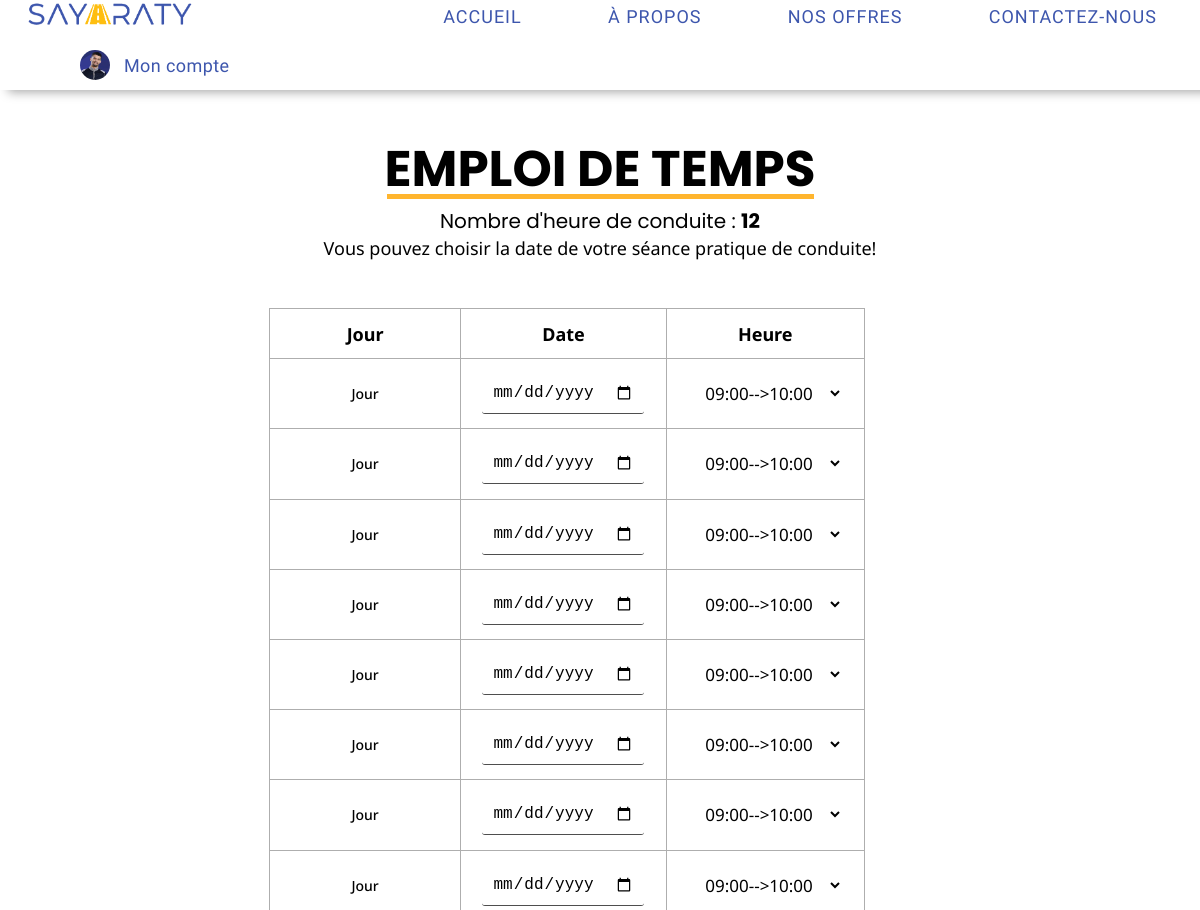
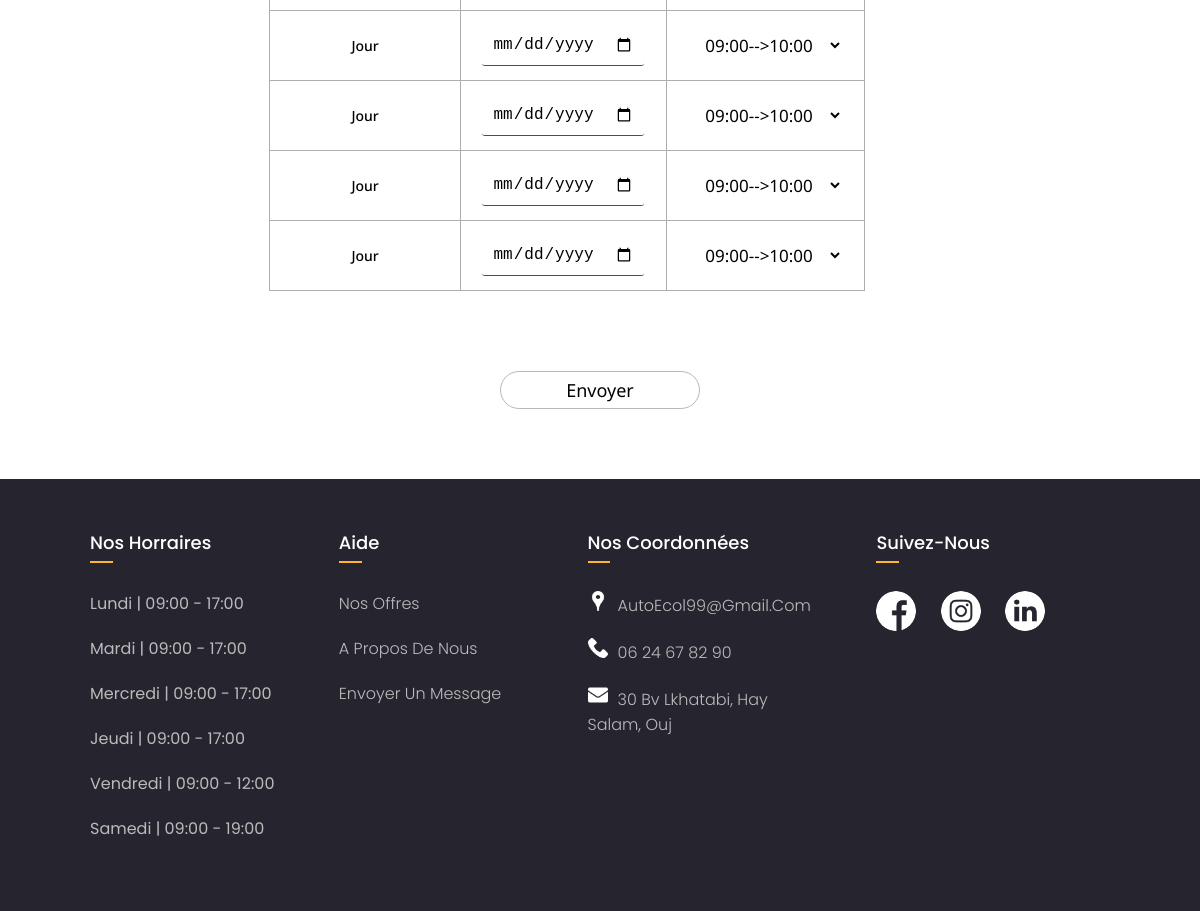
Page /Candidat/EmploiTemps.php (signed in) on the committed database (2 pictures, top to bottom).
### tables this page shows
CREATE TABLE `candidat` (
  `Login_candidat` varchar(30) NOT NULL,
  `Password` varchar(200) DEFAULT NULL,
  `Nom` varchar(30) DEFAULT NULL,
  `Email_candidat` varchar(30) DEFAULT NULL,
  `Sexe_candidat` varchar(6) DEFAULT NULL,
  `Num_telephone` varchar(15) DEFAULT NULL,
  `Num_CIN_candidat` varchar(10) DEFAULT NULL,
  `Date_de_naissance` date DEFAULT NULL,
  `Date_d_inscription` date DEFAULT NULL,
  `Prix_payer` double DEFAULT NULL,
  `Nb_heures` int(11) DEFAULT NULL,
  `Statut` tinyint(1) DEFAULT NULL,
  `PHOTO` varchar(100) DEFAULT NULL,
  `Adresse` varchar(100) DEFAULT NULL
);

### Candidat/EmploiTemps.php (the view, shortened to what this page needs)
<?PHP
  require("../PHP/Connexion_BD.php");
  echo'
<!DOCTYPE HTML>
<HTML>
	<HEAD>
    <meta CHAESET="UTF-8">
    <meta http-equiv="X-UA-Compatible" content="ie=edge">
    <meta name="viewport" content="width=device-width, initial-scale=1.0">
		<TITLE>Sayarty - Espace Candidat</TITLE>
    <link rel="icon" href="../IMG/SAYARATY_Icon.png">
		<link rel="stylesheet" href="../CSS/style-index.css">
		<link rel="stylesheet" href="../CSS/style-candidat.css">
		<link rel="stylesheet" href="../CSS/style-contacter.css">
		<link rel="stylesheet" href="../CSS/style-Emploi.css">
    <link rel="preconnect" href="https://fonts.googleapis.com">
    <link rel="preconnect" href="https://fonts.gstatic.com" crossorigin>
    <link href="https://fonts.cdnfonts.com/css/monument-extended" rel="stylesheet">
    <link rel="stylesheet" href="https://cdnjs.cloudflare.com/ajax/libs/font-awesome/6.3.0/css/all.min.css"/>
    <link href="//db.onlinewebfonts.com/c/9563028603929a5ec058577b3fb5520a?family=Whipsmart" rel="stylesheet">
    <link href="//db.onlinewebfonts.com/c/55d433372d270829c51e2577a78ef12d?family=Monument+Extended" rel="stylesheet" type="text/css">
    <link href="https://fonts.googleapis.com/css2?family=Poppins:wght@100;200;300;400;500;600;700;800;900&family=Noto+Sans:wght@100;200;300;400;500;600;700;800;900&family=Montserrat:wght@100;200;300;400;500;600;700;800;900&family=Roboto:ital,wght@0,100;0,300;0,500;0,700;1,100;1,300;1,400;1,500;1,700;1,900&family=Secular+One&display=swap" rel="stylesheet">
  </HEAD>
	<BODY>';
    include("CandidatHeader.php");
  echo'
    <DIV class="tableContainer">
      <DIV class="Title">
        <h1 class="TheHeader">Emploi de temps</h1>';
        $query = "SELECT nb_heures FROM CANDIDAT where login_candidat='".$_SESSION["login"]."'";
        $ligne = mysqli_fetch_row(mysqli_query($connect,$query));
        echo'
        <p class="Sentence">
            Nombre d\'heure de conduite : <b>'.$ligne[0].'</b><BR>
            ';
            if($ligne[0]!=0){
              echo'<p style=" font:400 18px \'Noto Sans\';text-transform:Initial;">Vous pouvez choisir la date de votre séance pratique de conduite!</P >';
            }
            else{
              echo '<p style=" font:400 18px \'Noto Sans\';text-transform:Initial;">Il faut que vous viendrez chez l\'école pour payez votre heure de conduite';
            }
            echo '</p>
      </DIV>';
        if($ligne[0]!=0){
          $query = "SELECT Jour,Date,Heure,Valide FROM SEANCE WHERE id_candidat='".$_SESSION["login"]."'";$lignes=[];
          $query = "SELECT Nb_heures FROM CANDIDAT WHERE login_candidat='".$_SESSION["login"]."'";
          $nb_heures = mysqli_fetch_row(mysqli_query($connect,$query));
          echo'
            <FORM name="formulaire" METHOD="POST" ACTION="EmploiTemps.php">
            <DIV class="Tab">
            <TABLE CELLSPACING=0>
              <tr>
                <th>Jour</th>
                <th>Date</th>
                <th>Heure</th>
              </tr>
              <SCRIPT>
                let option;
              </SCRIPT>
              ';
                for($i=0,$t=0;$i<$nb_heures[0];$i++,$t++){
                  if($i<sizeof($lignes)){
                    echo'
                      <tr name="row'.$i.'" >
                        <td  name="Jour'.$i.'">'.$lignes[$i][0].'</td>
                        <td>
                          <input type="date" name="Date'.$i.'" value="'.$lignes[$i][1].'"><BR>
                          <span name="error"></span>
                        </td>
                        <td>
                          <SELECT name="Heure'.$i.'">
                            <OPTION name="9:00-10:00" VALUE="9:00-10:00">09:00-->10:00</OPTION>
                            <OPTION name="10:00-11:00" VALUE="10:00-11:00">10:00-->11:00</OPTION>
                            <OPTION name="11:00-12:00" VALUE="11:00-12:00">11:00-->12:00</OPTION>
                            <OPTION name="12:00-13:00" VALUE="12:00-13:00">12:00-->13:00</OPTION>
                          </SELECT>
                          <SCRIPT>
                            option = "'.$lignes[$i][2].'";
                            document.formulaire.Heure'.$i.'.options.namedItem(option).selected = true;
                            console.log('.sizeof($lignes).');
                          </SCRIPT>
                        </td>
                      </tr>
                    ';
                  }
                  else{
                    echo'
                      <tr>
                        <td name="Jour'.$i.'">Jour</td>
                        <td>
                          <input type="Date" name="Date'.$i.'"><br>
                          <span name="error"></span>
                        </td>
                        <td>
                          <SELECT name="Heure'.$i.'">
                            <OPTION name="9:00-10:00" VALUE="9:00-10:00">09:00-->10:00</OPTION>
                            <OPTION name="10:00-11:00" VALUE="10:00-11:00">10:00-->11:00</OPTION>
                            <OPTION name="11:00-12:00" VALUE="11:00-12:00">11:00-->12:00</OPTION>
                            <OPTION name="12:00-13:00" VALUE="12:00-13:00">12:00-->13:00</OPTION>
                          </SELECT>
                        </td>
                      </tr>
                    ';
                  }
                }
              echo'
            </TABLE>';
            echo'
            </DIV>
            <SPAN name="Conf" class="confirmation"></SPAN>
            <div class="submit">
              <input name="submit-button" type="submit" value="Envoyer">
            </div>
          </FORM>';
        }
        echo'
    </DIV>';
      include("CandidatFooter.php");
    echo '</HTML>';
?>

### Candidat/CandidatHeader.php
<?PHP
echo'
<header>
      <a href="index.php"><img src="../IMG/SAYARATY_LOGO.png"></a>
      <UL class="Nav">
        <LI class = "item1"><a href="index.php">ACCUEIL</a></LI>
        <LI class = "item2"><a href="../Accueil/A-propos.php">&Agrave PROPOS</a></LI>
        <LI class = "item3"><a href="../Accueil/Nos-offres.php">NOS OFFRES</a></LI>
        <LI class = "item4"><a href="../Accueil/Contactez-nous.php">CONTACTEZ-NOUS</a></LI>
      </UL>';
      $query = "SELECT PHOTO,STATUT FROM Candidat WHERE Login_candidat='".$_SESSION["login"]."'";
      $ligne = mysqli_fetch_row(mysqli_query($connect,$query));
      if($ligne!=null){
      echo '
      <span class="mon-compte" onclick="toggleMenu()"><img src="'.$ligne[0].'" class="user-pic"> <span>Mon compte</span></span>
      <div class="sub-menu-wrap" id="subMenu">
        <div class="sub-menu">
          <div class="user-info">
            <img src="'.$ligne[0].'" class="user-pic">
            <h2>'.$_SESSION["login"].'</h2>
            <hr>
            <a href="ModifierProfil.php" class="sub-menu-link">
              <img src="../IMG/modify.png" alt="">
              <P>Modifier Profil</P>
            </a>
            <a href="CoursQest.php" class="sub-menu-link">
              <img src="../IMG/cours.png" alt="">
              <P>Cours & Questionnaire</P>
            </a>
            <a href="EmploiTemps.php" class="sub-menu-link">
              <img src="../IMG/calendar.png" alt="">
              <P>Emploi du temps</P>
            </a>
            <a href="DonnerAvis.php" class="sub-menu-link">
              <img src="../IMG/star.png" alt="">
              <P>Donner mon avis</P>
            </a>
            <a href="../PHP/Deconnexion.php" class="sub-menu-link">
              <img src="../IMG/logout.png" style="padding : 0px 0px 0px 4px; width : 26px" alt="">
              <P>D&eacute;connexion</P>
            </a>
          </div>
        </div>
      </div>
</header>';
      }
      else{
        header("location:../");
      }
?>

### Candidat/CandidatFooter.php (shortened to what this page needs)
<footer>
      <DIV class="FooterContainer">
        <DIV class="Footer-col">
          <h4>Nos Horraires</h4>
          <UL class="Horraire" style="color : #bbb;">
            <LI>Lundi | 09:00 - 17:00</LI>
            <LI>Mardi | 09:00 - 17:00</LI>
            <LI>Mercredi | 09:00 - 17:00</LI>
            <LI>Jeudi | 09:00 - 17:00</LI>
            <LI>Vendredi | 09:00 - 12:00</LI>
            <LI>Samedi | 09:00 - 19:00</LI>
          </UL>
        </DIV>
        <DIV class="Footer-col">
          <h4>aide</h4>
          <UL class="Aide">
            <LI><A HREF="../Accueil/Nos-offres.php">Nos offres</A></LI>
            <LI><A HREF="../Accueil/A-propos.php">A Propos de nous</A></LI>
            <LI><A HREF="../Accueil/Contactez-nous.php">Envoyer un message</A></LI>
          </UL>
        </DIV>
        <DIV class="Footer-col">
          <h4>Nos coordonnées</h4>
          <UL class="coordonnees">
              <?PHP
                $queryAdmin = "SELECT Email,num_telephone_admin,adresse FROM administrateur";
                $values = mysqli_fetch_row(mysqli_query($connect,$queryAdmin));
                echo'
                  <LI><img src = "../IMG/map.png" class = "cor"><A HREF="">'.$values[0].'</A></LI>
                  <LI><img src = "../IMG/phone-call.png" class="cor"><A HREF="">'.$values[1].'</A></LI>
                  <LI><img src = "../IMG/email.png" class="cor"><A HREF="">'.$values[2].'</A></LI>
                ';
              ?>
            </UL>
        </DIV>
        <DIV class="Footer-col">
          <h4>suivez-nous</h4>
          <DIV class="SocialMedia">
            <a href="#"> <img src="../IMG/facebook.png" alt=""></a>
            <a href="#"> <img src="../IMG/instagram.png" alt=""></a>
            <a href="#"> <img src="../IMG/linkedin.png" alt=""></a>
          </DIV>
        </DIV>
      </DIV>
  </footer>

### CSS/style-index.css (style rules this page uses)
* { margin:0; padding:0; text-decoration: none; }
header { top:0; position:fixed; z-index: 3; display:flex; width:100%; height:80px; flex-wrap:wrap; align-items:center; justify-content: space-between; align-content: flex-end; padding-bottom: 10px; background-color: rgb(255, 255, 255); box-shadow: 10px 0px 10px 2px rgba(0,0,0,0.35); }
header img { width:200px; margin-left:10px; }
.Nav { font:400 18px "Secular One"; width: 800px; display:inline-flex; justify-content: space-around; list-style: none; }
.Nav LI a { color:#3D56AD; letter-spacing: 1px; position:relative; display: block; }
.Nav LI a::after { content:''; position: absolute; background-color:#febe10; height:3px; width:100%; left:0; bottom:-5px; transform:scaleX(0); transform-origin: center; transition:all 250ms ease-in; }
.FooterContainer { font-family: 'Poppins', sans-serif; display: flex; flex-wrap: wrap; background-color: #26252f; flex-direction: row; padding: 50px 80px; }
.FooterContainer UL { list-style: none; }
.Footer-col:last-of-type { margin-left:40px; }
.Footer-col { width: 22%; padding: 0 10px; }
.Footer-col h4 { font-size: 18px; color: #ffffff; text-transform: capitalize; margin-bottom: 35px; font-weight: 500; position: relative; }
.Footer-col h4::before { content: ''; position: absolute; left:0; bottom: -7px; background-color: #ffb52e!important; height: 2px; box-sizing: border-box; width: 10%; }
.Footer-col ul li:not(:last-child) { margin-bottom: 10px; }
.Footer-col ul li { margin :20px 0 ; }
.Footer-col ul li a { font-size: 16px; text-transform: capitalize; text-decoration: none; font-weight: 300; color: #bbbbbb; display: inline; transition: all 0.3s ease; }
.Footer-col .SocialMedia a { display: inline-block; height: 40px; width: 40px; background-color:#26252f; margin:0 20px 0 0; text-align: center; line-height: 40px; border-radius: 50%; color: #ffffff; transition: all 0.5s ease; }
.Footer-col .SocialMedia img { display: inline-block; height: 40px; width: 40px; text-align: center; line-height: 40px; border-radius: 50%; color: #ffffff; transition: all 0.5s ease; }

### CSS/style-candidat.css (style rules this page uses)
.user-pic { display:flexbox; border-radius:50%; object-fit:cover; object-position: top; cursor:pointer; margin-left: 80px; }
.user-pic { width: 30px; height:30px; }
Header span { flex-wrap: wrap; display:flex; align-items: center; justify-content: center; cursor:pointer; }
header span span { display: flex; flex-wrap: wrap; text-align: center; margin:0; padding:0; color:#3D56AD; font:18px 'Secular One'; letter-spacing: 0.4px; margin-left: 14PX; margin-right: 66px; }
.mon-compte { position: relative; }
.mon-compte::after { content:''; position: absolute; background-color:#febe10; height:3px; width:500px; right:-108px; bottom:-29px; transform:scaleX(0); transform-origin: center; transition:all 250ms ease-in; }

### CSS/style-Emploi.css (style rules this page uses)
.tableContainer { display:flex; flex-direction: column; flex-wrap: wrap; justify-content: center; align-items: center; width:92%; gap:3em; margin:10px auto; margin-bottom: 70px; }
SELECT { padding:2px 14px; font:400 17px 'Noto Sans'; border:0px; background-color: transparent; }
.confirmation { display:flex; justify-content: center; align-items: center; width:47%; height:10px; border-radius: 40px; margin-bottom: 40px; }
.Sentence { text-transform: none; font-size: 20px; }
form { width:60%; display:flex; flex-direction: column; align-items: center; }
TABLE { padding: 20px; border-collapse: collapse; border-radius: 10px; height: 100px; width:90%; text-align: center; font:500 14px 'Noto Sans'; margin-bottom: 30px; }
td, th { border:solid 1px #aeaeae; width: 150px!important; padding:10px; }
TH { height: 29.2px; font-size: 18px; }
.Tab { width:100%; display: flex; flex-direction: row; justify-content: space-between; gap:5px; }
td { height:49.2px; }

### Candidat/CandidatFooter.php (style rules this page uses)
.cor { width:20px; margin-right: 10px; }

### rows in the picture
candidat: PHOTO (picture), Nb_heures "12"

### other values in the picture
$values[0] "AutoEcol99@gmail.com"
$values[1] "06 24 67 82 90"
$values[2] "30 Bv Lkhatabi, Hay Salam, Ouj"
